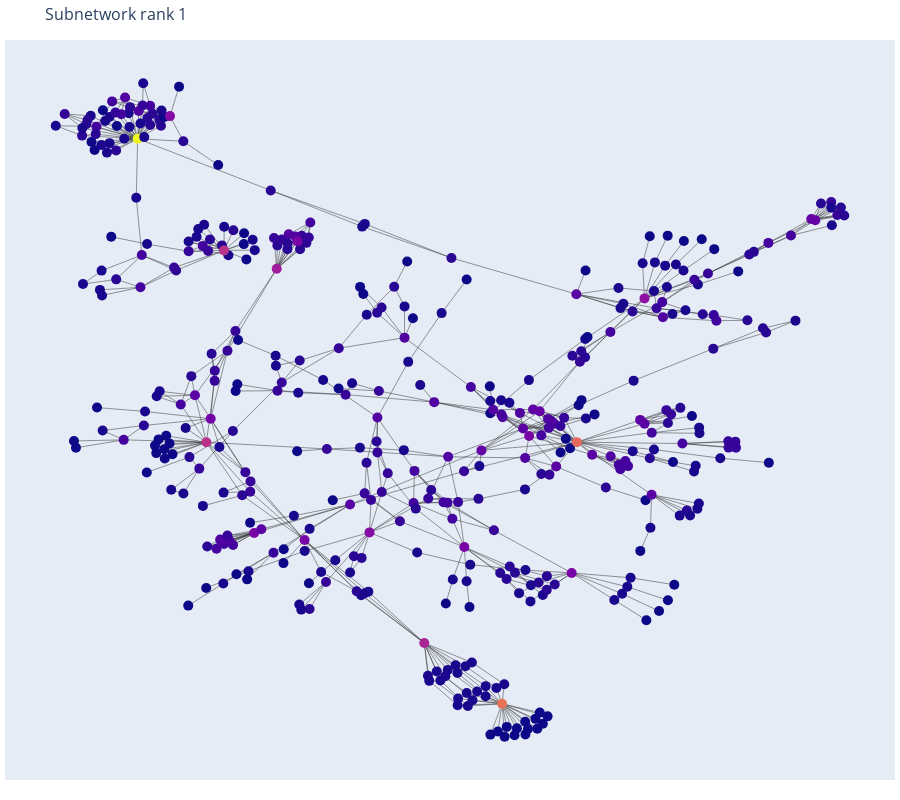

Source (notebook cell):
### Code cell
# Filter out nodes with adjacency smaller than 4
G = nx.Graph()
G.add_edges_from([mi, wi] for mi, wi in data[['miner_id', 'id']].drop_duplicates().values)
to_be_removed = [x for  x in G.nodes() if G.degree(x) <= 4]
for x in to_be_removed:
    G.remove_node(x)

rank = 1
cc = sorted(nx.connected_components(G), key=len)[::-1][rank - 1]
G = G.subgraph(cc)


# 1. Define a layout

pos = nx.fruchterman_reingold_layout(G)

# 2. Populate the 'pos' element, this is metadata for the graphing
for node, (n,p) in zip(G.nodes(), pos.items()):
    G.nodes[node]['pos'] = p
    
edge_x = []
edge_y = []
for edge in G.edges():
    x0, y0 = G.nodes[edge[0]]['pos']
    x1, y1 = G.nodes[edge[1]]['pos']
    edge_x.append(x0)
    edge_x.append(x1)
    edge_x.append(None)
    edge_y.append(y0)
    edge_y.append(y1)
    edge_y.append(None)

edge_trace = go.Scatter(
    x=edge_x, y=edge_y,
    line=dict(width=0.5, color='#333'),
    hoverinfo='none',
    mode='lines')

node_x = []
node_y = []
for node in G.nodes():
    x, y = G.nodes[node]['pos']
    node_x.append(x)
    node_y.append(y)

node_trace = go.Scatter(
    x=node_x, y=node_y,
    mode='markers',
    hoverinfo='text',
    marker=dict(
        color=[],
        size=10,
        line_width=0))

node_adjacencies = []
node_text = []
count = 0
for node, adjacencies in enumerate(G.adjacency()):
    from_name = data['miner_id'].iloc[count]
    to_name = data['id'].iloc[count]
    node_adjacencies.append(len(adjacencies[1]))
    node_text.append('From ' + from_name + ' To ' + to_name + ' \nConnections '+str(len(adjacencies[1])))
    count += 1

node_trace.marker.color = node_adjacencies
node_trace.text = node_text

fig = go.Figure(data=[edge_trace, node_trace],
             layout=go.Layout(
                title='Subnetwork rank %s' % rank,
                titlefont_size=16,
                 height=800,
                showlegend=False,
                hovermode='closest',
                margin=dict(b=20,l=5,r=5,t=40),
                xaxis=dict(showgrid=False, zeroline=False, showticklabels=False),
                yaxis=dict(showgrid=False, zeroline=False, showticklabels=False))
                )
fig.show()

### Figure 1 — Plotly figure (JSON) as saved in the notebook; plotly's stock layout.template omitted (floating-point values rounded to 4 significant figures; data arrays with more than 128 entries replaced by an {"elided": "..."} marker saying what was removed)
{"data": [{"hoverinfo": "none", "line": {"color": "#333", "width": 0.5}, "mode": "lines", "type": "scatter", "x": {"elided": "2175 float values"}, "y": {"elided": "2175 float values"}}, {"hoverinfo": "text", "marker": {"color": {"elided": "428 int values"}, "line": {"width": 0}, "size": 10}, "mode": "markers", "text": {"elided": "428 str values"}, "type": "scatter", "x": {"elided": "428 float values"}, "y": {"elided": "428 float values"}}], "layout": {"height": 800, "hovermode": "closest", "margin": {"b": 20, "l": 5, "r": 5, "t": 40}, "showlegend": false, "title": {"font": {"size": 16}, "text": "Subnetwork rank 1"}, "xaxis": {"showgrid": false, "showticklabels": false, "zeroline": false}, "yaxis": {"showgrid": false, "showticklabels": false, "zeroline": false}}}
